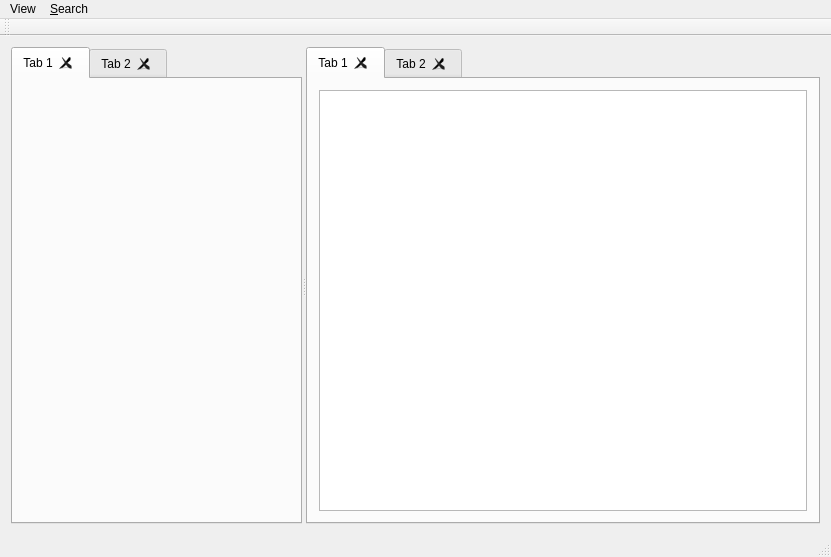
<?xml version="1.0" encoding="UTF-8"?>
<ui version="4.0">
 <class>main_window</class>
 <widget class="QMainWindow" name="main_window">
  <property name="geometry">
   <rect>
    <x>0</x>
    <y>0</y>
    <width>831</width>
    <height>557</height>
   </rect>
  </property>
  <property name="windowTitle">
   <string>main_window</string>
  </property>
  <widget class="QWidget" name="centralWidget">
   <layout class="QHBoxLayout" name="horizontalLayout">
    <item>
     <widget class="QSplitter" name="splitter">
      <property name="orientation">
       <enum>Qt::Horizontal</enum>
      </property>
      <widget class="QTabWidget" name="symbol_tab_widget">
       <property name="tabsClosable">
        <bool>true</bool>
       </property>
       <property name="movable">
        <bool>true</bool>
       </property>
       <widget class="QWidget" name="tab">
        <attribute name="title">
         <string>Tab 1</string>
        </attribute>
       </widget>
       <widget class="QWidget" name="tab_2">
        <attribute name="title">
         <string>Tab 2</string>
        </attribute>
       </widget>
      </widget>
      <widget class="QTabWidget" name="src_tab_widget">
       <property name="currentIndex">
        <number>0</number>
       </property>
       <property name="tabsClosable">
        <bool>true</bool>
       </property>
       <property name="movable">
        <bool>true</bool>
       </property>
       <widget class="QWidget" name="tab_3">
        <attribute name="title">
         <string>Tab 1</string>
        </attribute>
        <layout class="QHBoxLayout" name="horizontalLayout_2">
         <item>
          <widget class="QPlainTextEdit" name="plainTextEdit"/>
         </item>
        </layout>
       </widget>
       <widget class="QWidget" name="tab_4">
        <attribute name="title">
         <string>Tab 2</string>
        </attribute>
        <layout class="QHBoxLayout" name="horizontalLayout_3">
         <item>
          <widget class="QPlainTextEdit" name="plainTextEdit_2"/>
         </item>
        </layout>
       </widget>
      </widget>
     </widget>
    </item>
   </layout>
  </widget>
  <widget class="QMenuBar" name="menuBar">
   <property name="geometry">
    <rect>
     <x>0</x>
     <y>0</y>
     <width>831</width>
     <height>25</height>
    </rect>
   </property>
   <widget class="QMenu" name="menuView">
    <property name="title">
     <string>View</string>
    </property>
    <addaction name="separator"/>
    <addaction name="actionSide_Bar"/>
    <addaction name="actionStatus_Bar"/>
   </widget>
   <widget class="QMenu" name="menu_Search">
    <property name="title">
     <string>&amp;Search</string>
    </property>
    <addaction name="separator"/>
    <addaction name="separator"/>
    <addaction name="actionGo_to_line"/>
   </widget>
   <addaction name="menuView"/>
   <addaction name="menu_Search"/>
  </widget>
  <widget class="QToolBar" name="mainToolBar">
   <attribute name="toolBarArea">
    <enum>TopToolBarArea</enum>
   </attribute>
   <attribute name="toolBarBreak">
    <bool>false</bool>
   </attribute>
  </widget>
  <widget class="QStatusBar" name="statusBar"/>
  <action name="actionSide_Bar">
   <property name="checkable">
    <bool>true</bool>
   </property>
   <property name="text">
    <string>Side Bar</string>
   </property>
   <property name="shortcut">
    <string>Alt+X</string>
   </property>
  </action>
  <action name="actionStatus_Bar">
   <property name="checkable">
    <bool>true</bool>
   </property>
   <property name="text">
    <string>Status Bar</string>
   </property>
   <property name="shortcut">
    <string>Alt+Z</string>
   </property>
  </action>
  <action name="actionGo_to_line">
   <property name="text">
    <string>Go to line</string>
   </property>
   <property name="shortcut">
    <string>Ctrl+L</string>
   </property>
  </action>
 </widget>
 <layoutdefault spacing="6" margin="11"/>
 <resources/>
 <connections/>
</ui>
